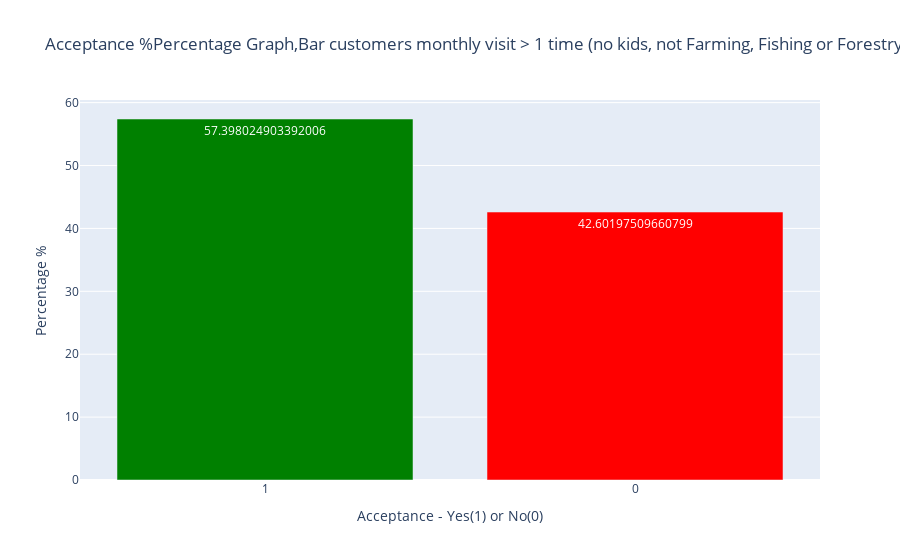

The notebook cell saved with this chart:
### Markdown cell above
5. Use the same process to compare the acceptance rate between drivers who go to bars more than once a month and had passengers that were not a kid and had occupations other than farming, fishing, or forestry.

### Code cell
#print(data.shape)
#Checking for value counts and null entriesin in the column Bar in the dataframe.
#print (data["Bar"].value_counts())
#print (data["Bar"].isnull())
bar_gt_1_vlues = ['1~3', '4~8', 'gt8']
bargt1 = data[data['Bar'].isin(bar_gt_1_vlues)]

#Checking for total rows, value counts and null entriesin in the column passanger in the dataframe.
#print (data["passanger"].value_counts())
#print (data["passanger"].value_counts().sum())
#print ("Is null in passanger column:", data["passanger"].isnull().sum())
pass_notkids = ['Alone', 'Friend(s)', 'Partner']
bargt1_no_kids = data[data['passanger'].isin(pass_notkids)]
#print(bargt1_no_kids.shape)

#Observation
# Data sample, visitors to the bar more than once seem to not have kids during transportation.

# checking for occupation in dataframe, including just bar visitors > once, travelling with no kids and excluding occupation
# 'Farming Fishing & Forestry'
#print (data["occupation"].value_counts())
#print ("Is null in occupation column:", data["occupation"].isnull().sum())
exclude_occupation = ['Farming Fishing & Forestry']
#bargt1_age_gt_25 = bargt1[~bargt1['age'].isin(exclude_age_grp)]
bargt1_no_kids_exclude = bargt1_no_kids[~bargt1_no_kids['occupation'].isin(exclude_occupation)]
#print(bargt1_no_kids_exclude['occupation'].value_counts())
#print(bargt1_no_kids_exclude.shape)

val_counts_bargt1_no_kids_exclude = bargt1_no_kids_exclude['Y'].value_counts(normalize=True) * 100



# Creating a bar graph with values displayed
colors = [ 'green', 'red']
fig4 = go.Figure(data=go.Bar(x=val_counts_bargt1_no_kids_exclude.index.astype(str), y=val_counts_bargt1_no_kids_exclude.values, text=val_counts_bargt1_no_kids_exclude.values, textposition='auto', marker=dict(color=colors)))

# Customizing the layout
fig4.update_layout(title='Acceptance %Percentage Graph,Bar customers monthly visit > 1 time (no kids, not Farming, Fishing or Forestry)', xaxis_title='Acceptance - Yes(1) or No(0)', yaxis_title='Percentage %')

# Displaying the graph
fig4.show()
#>>
#Observation
# 57% of the people travelling with no kids in the car and visits > 1 time to the bar seem to accept coupons
# more than 50% and declines just below 50% 42.6%.
# Farming, fishing an forestry seem to be a ssmall sample in the dataset ( ~ 43) and have been take out of the analysis.

### Figure 1 — Plotly figure (JSON) as saved in the notebook; plotly's stock layout.template omitted (floating-point values rounded to 4 significant figures)
{"data": [{"marker": {"color": ["green", "red"]}, "text": [57.4, 42.6], "textposition": "auto", "type": "bar", "x": ["1", "0"], "y": [57.4, 42.6]}], "layout": {"title": {"text": "Acceptance %Percentage Graph,Bar customers monthly visit > 1 time (no kids, not Farming, Fishing or Forestry)"}, "xaxis": {"title": {"text": "Acceptance - Yes(1) or No(0)"}}, "yaxis": {"title": {"text": "Percentage %"}}}}
